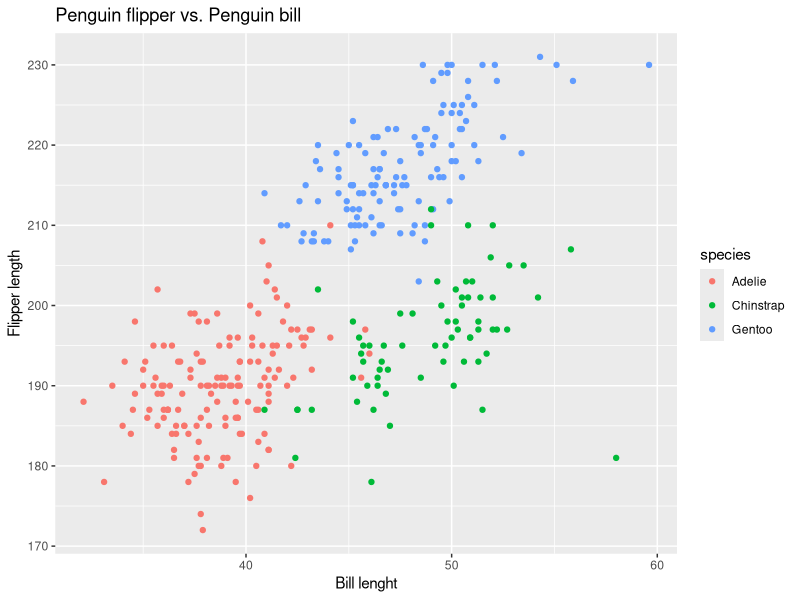
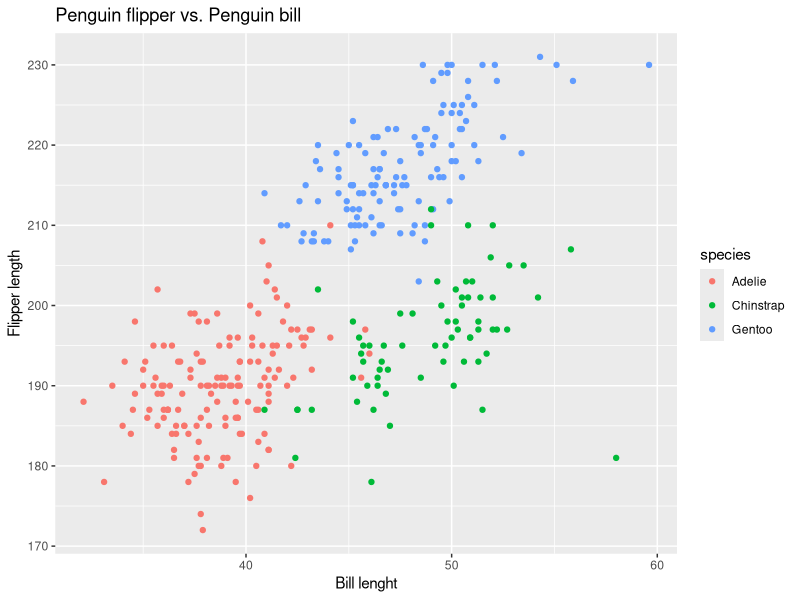

Source code (R) for these figures, in order:
## ---- chunk 1
data("penguins", package = "palmerpenguins")
#View(penguins)
head(penguins)
ncol(penguins)
## ---- chunk 2
library(ggplot2)
first_plot <- ggplot(penguins, aes(x = bill_length_mm, y = flipper_length_mm, color = species)) + geom_point() + labs(title="Penguin flipper vs. Penguin bill", x="Bill lenght", y="Flipper length")
print(first_plot)
ggsave("first_plot.png", plot = first_plot)
## ---- chunk 3
library(tidyverse)

data_frame1 <- data.frame(
  Random_samples_normal_data = rnorm(10, mean = 0, sd = 1),
  Character_vector = c ("c", "h", "a", "r", "a", "c", "t", "e", "r", "v"),
  Factor_vector = factor(c("low", "medium", "high", "low", "high", "low", "medium", "high", "low", "high"))
)

data_frame1$Logical_vector_greater_0 <- data_frame1$Random_samples_normal_data > 0

mean_random <- mean(data_frame1$Random_samples_normal_data)
#mean(data_frame1$Character_vector)
#mean(data_frame1$Factor_vector)
mean_logical <- mean(data_frame1$Logical_vector_greater_0)

print(data_frame1)
print(mean_random)
#Converting the character, factor and logical data to numeric with as.numeric. This is not possible for character variables. Regarding logical values True becomes 1 and False becomes 0 and regarding factors the levels become numeric codes.

logical <- as.numeric(data_frame1$Logical_vector_greater_0)
#as.numeric(data_frame1$Character_vector).  # not possiböe
numeric <- as.numeric(data_frame1$Factor_vector)

print(logical)
print(numeric)
